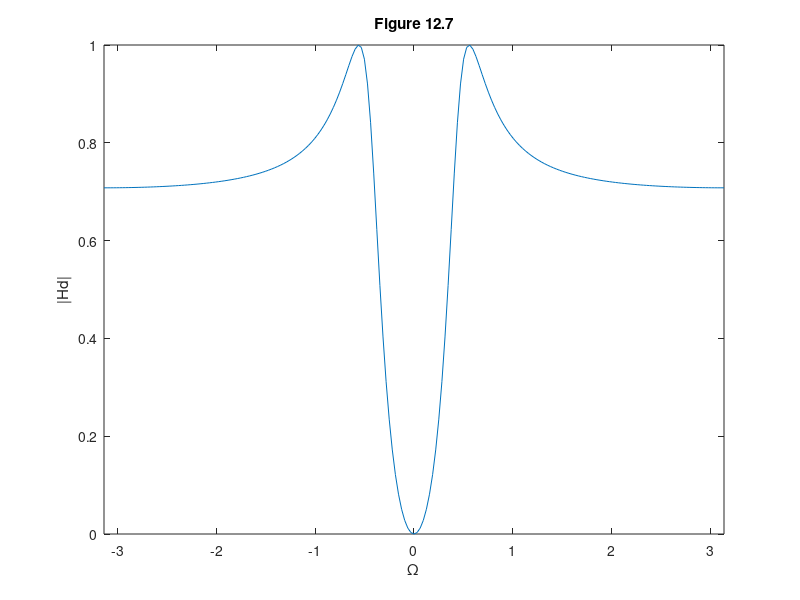

MATLAB code to generate this figure:
% Example 12.5
%
N = 2;    % number of poles
Rp = 3;   % passband ripple
T = .2;   % sampling period
wc = 2;   % analog cutoff frequency
Omegac = wc*T/pi;    % normalized digital cutoff frequency
[numd,dend] = cheby1(N,Rp,Omegac,'high');
numd = real(numd) % strips off negligible imag part introduced in roundoff
dend = real(dend)
w = -pi:2*pi/200:pi;
H = freqz(numd,dend,w);
plot(w,abs(H))
% Figure in text uses command plot(w/pi,abs(H))
%   and the pi's are added by hand.
axis([-pi pi 0 1])
title('Figure 12.7')
ylabel('|Hd|')
xlabel('\Omega')